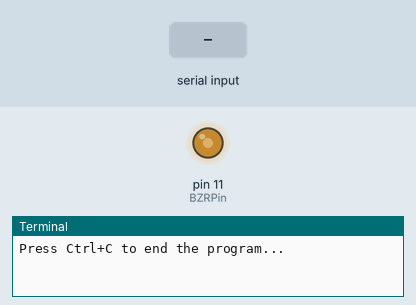
The program below on a simulated Raspberry Pi (header pin numbers). Shown: output pins drawn as LEDs (lit = HIGH), the last lines printed to the terminal. The inputs (shaded band) are chosen by the test bench.

Above: at 1.2 s.
1.3 s: "0" typed at the terminal, then Enter
At 2.5 s:
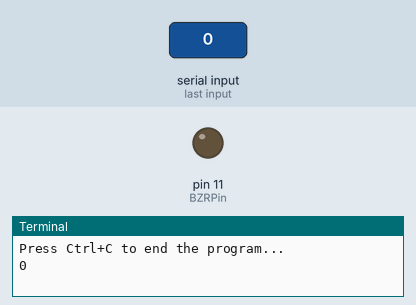
Timing chart, 0 to 4.3 s (numbered marks = the images above; inputs shaded):
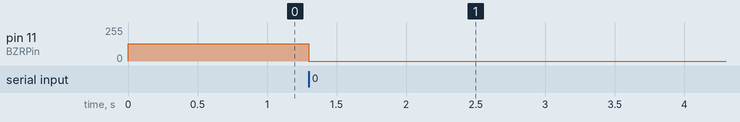

The program:

lession3.py
```python
#!/usr/bin/env python
import RPi.GPIO as GPIO
import time

BZRPin = 11


def setup():

    GPIO.setmode(GPIO.BOARD)  # Numbers pins by physical location
    GPIO.setup(BZRPin, GPIO.OUT)  # Set pin mode as output
    GPIO.output(BZRPin, GPIO.LOW)
    p = GPIO.PWM(BZRPin, 50)  # init frequency: 50HZ
    p.start(50)  # Duty cycle: 50%
    return p


def loop(x):
    f=100
    while True:
        tx = input()
        if tx <=30 and tx >=1:
            x.ChangeFrequency(f*tx)
        if tx==0:
            destroy(x)


def destroy(x):
    x.stop()
    GPIO.cleanup()


if __name__ == '__main__':  # Program start from here
    print 'Press Ctrl+C to end the program...'
    xn= setup()
    try:
        loop(xn)
    except KeyboardInterrupt:  # When 'Ctrl+C' is pressed, the child program destroy() will be  executed.
        destroy(xn)
```

Measured:
- after the input at 1.3 s, pin 11 (BZRPin): 128/255 → 0/255 at once
